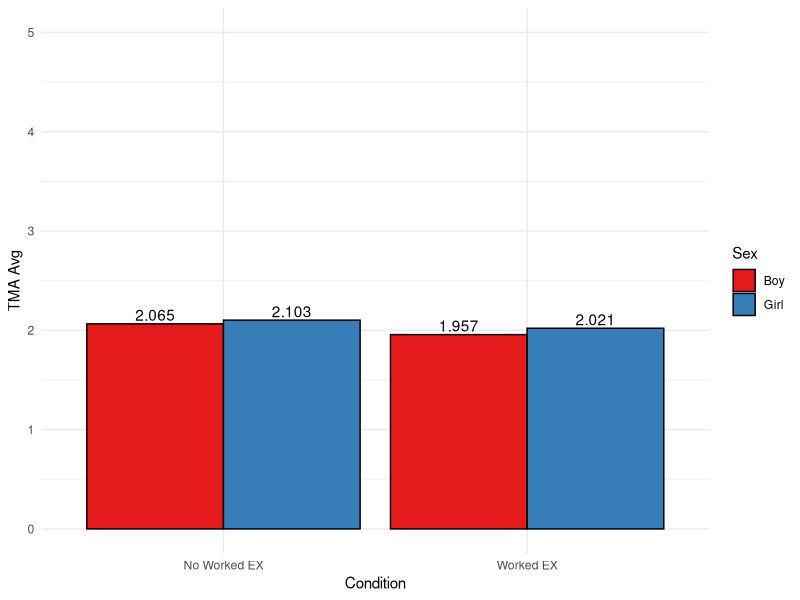
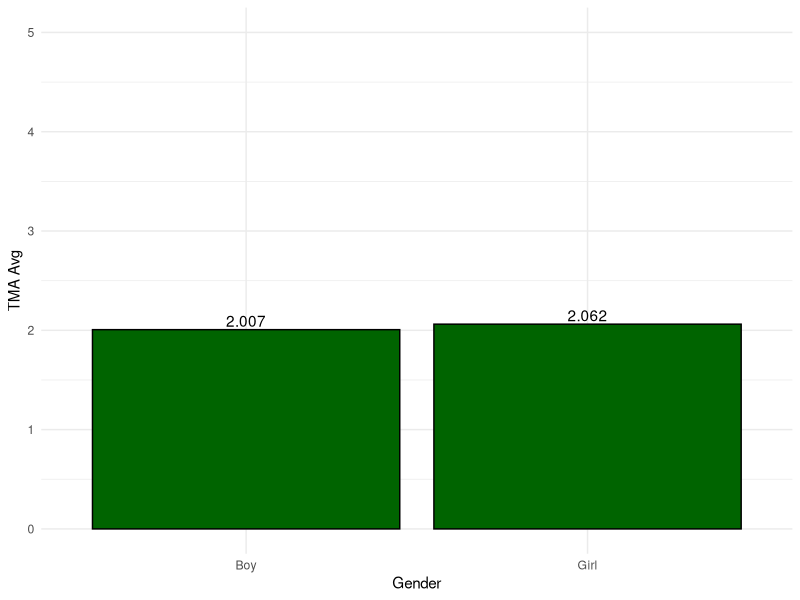
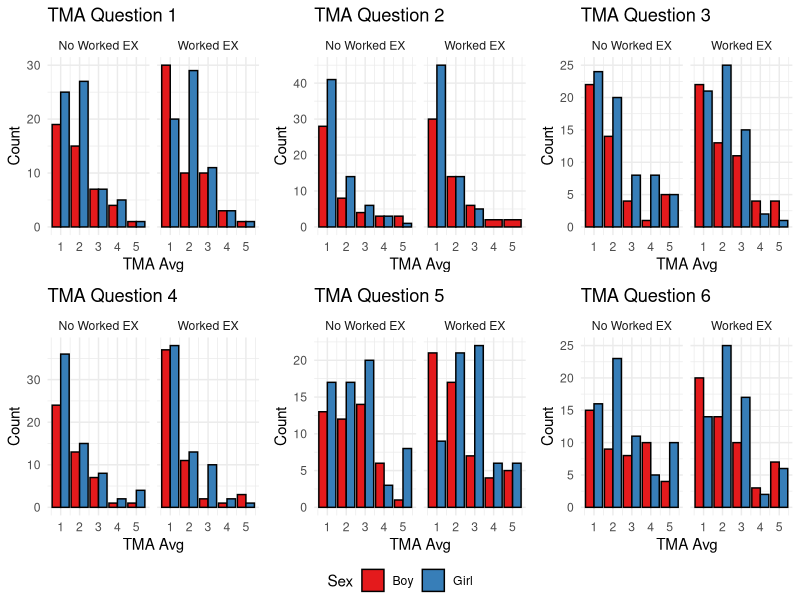
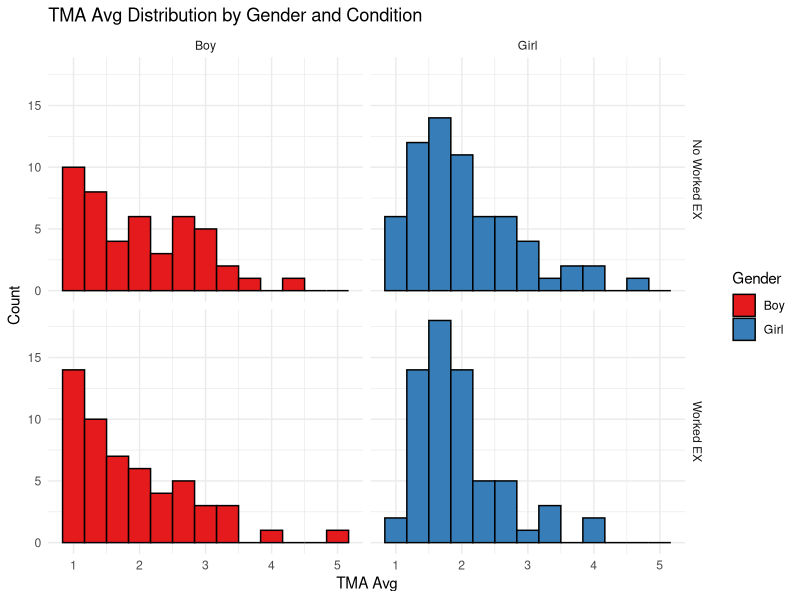
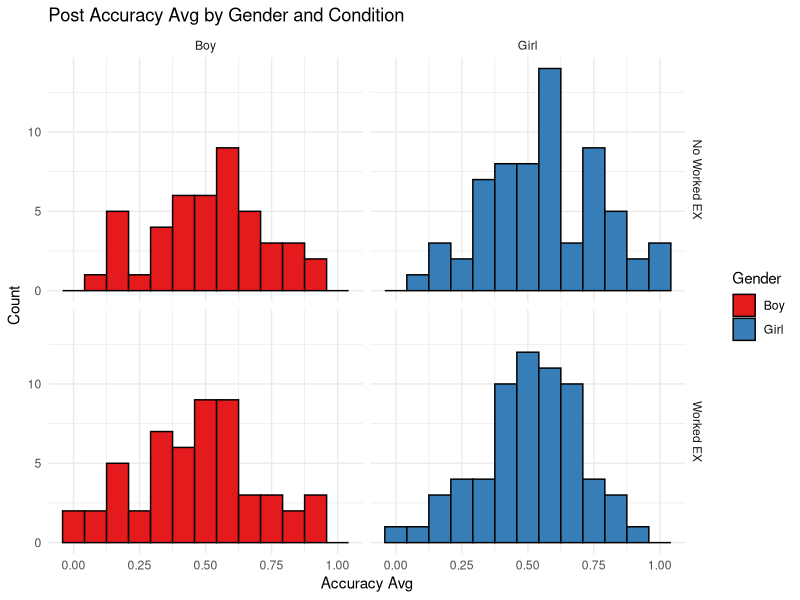
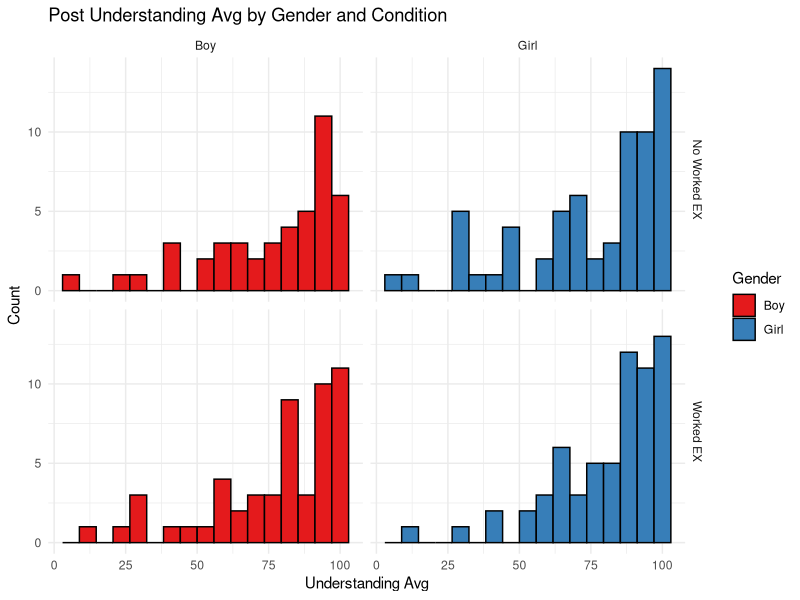
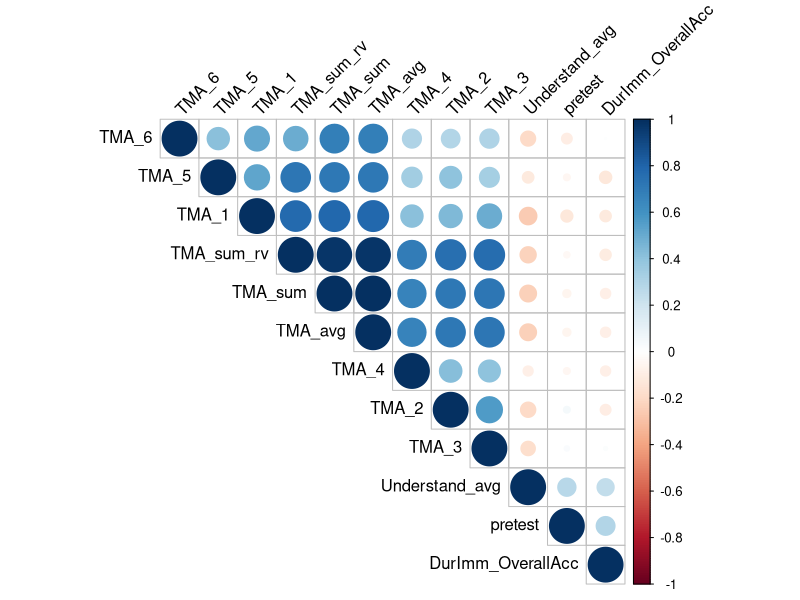

These charts were generated, in order, by the following R code:
## ---- chunk 1
library(tidyverse)
library(gridExtra)
library(ggpubr)
library(corrplot)
## ---- chunk 2
df <- readxl::read_xlsx('../../../../data/math-anxiety-raw-data.xlsx')
## ---- chunk 3
df1 <- df %>% select(contains("tma"), chicago, Sex, Condition) %>% 
  na.omit() %>% filter(Condition == 1 | Condition == 2)
df1$Condition[df1$Condition == 2] <- 0
df1$Sex[df1$Sex == 1] <- "boy"
df1$Sex[df1$Sex == 2] <- "girl"
df1$chicago <- as.factor(df1$chicago)
df1$Sex <- as.factor(df1$Sex)
## ---- chunk 4
df1 %>% group_by(Sex, Condition) %>% 
  summarize(tma_avg = mean(TMA_avg)) %>% 
  ggplot(aes(x = Condition, y = tma_avg, fill = Sex)) +
  geom_bar(position = "dodge", stat = "identity", color = "black") +
  geom_text(aes(label=round(tma_avg, 3)), position=position_dodge(width=0.9), 
            vjust=-0.25) +
  scale_x_discrete(labels=c("No Worked EX", "Worked EX")) +
  scale_fill_brewer(palette="Set1", labels = c("Boy", "Girl")) +
  theme_minimal() +
  labs("Average Comparison by Gender and Condition", x = "Condition",
       y = "TMA Avg") +
  ylim(0,5)
## ---- chunk 5
df1 %>% group_by(Sex) %>% 
  summarize(tma_avg = mean(TMA_avg)) %>% 
  ggplot(aes(x = Sex, y = tma_avg)) +
  geom_bar(position = "dodge", stat = "identity",
           fill = "darkgreen", color = "black") +
  geom_text(aes(label=round(tma_avg, 3)), position=position_dodge(width=0.9), 
            vjust=-0.25) +
  scale_x_discrete(labels=c("Boy", "Girl")) +
  theme_minimal() +
  labs("Average Comparison by Gender", x = "Gender",
       y = "TMA Avg") +
  ylim(0,5)
## ---- chunk 6
# Facet names for Condition and Gender
cond <- c("No Worked EX", "Worked EX")
names(cond) <- c(0, 1)
gender <- c("Boy", "Girl")
names(gender) <- c("boy", "girl")
## ---- chunk 7
tma1 <- df1 %>% 
  ggplot(aes(x = TMA_1, fill = Sex)) +
  geom_bar(color = "black",position = "dodge") +
  facet_grid(.~Condition,
             labeller = labeller(Condition = cond)) +
  scale_fill_brewer(palette="Set1", labels = c("Boy", "Girl")) +
  labs(title = "TMA Question 1", x = "TMA Avg", y = "Count") +
  theme_minimal() 
tma2 <- df1 %>% 
  ggplot(aes(x = TMA_2, fill = Sex)) +
  geom_bar(color = "black",position = "dodge") +
  facet_grid(.~Condition,
             labeller = labeller(Condition = cond)) +
  scale_fill_brewer(palette="Set1", labels = c("Boy", "Girl")) +
  labs(title = "TMA Question 2", x = "TMA Avg", y = "Count") +
  theme_minimal() 
tma3 <- df1 %>% 
  ggplot(aes(x = TMA_3, fill = Sex)) +
  geom_bar(color = "black",position = "dodge") +
  facet_grid(.~Condition,
             labeller = labeller(Condition = cond)) +
  scale_fill_brewer(palette="Set1", labels = c("Boy", "Girl")) +
  labs(title = "TMA Question 3", x = "TMA Avg", y = "Count") +
  theme_minimal() 
tma4 <- df1 %>% 
  ggplot(aes(x = TMA_4, fill = Sex)) +
  geom_bar(color = "black",position = "dodge") +
  facet_grid(.~Condition,
             labeller = labeller(Condition = cond)) +
  scale_fill_brewer(palette="Set1", labels = c("Boy", "Girl")) +
  labs(title = "TMA Question 4", x = "TMA Avg", y = "Count") +
  theme_minimal() 
tma5 <- df1 %>% 
  ggplot(aes(x = TMA_5, fill = Sex)) +
  geom_bar(color = "black",position = "dodge") +
  facet_grid(.~Condition,
             labeller = labeller(Condition = cond)) +
  scale_fill_brewer(palette="Set1", labels = c("Boy", "Girl")) +
  labs(title = "TMA Question 5", x = "TMA Avg", y = "Count") +
  theme_minimal() 
tma6 <- df1 %>% 
  ggplot(aes(x = TMA_6, fill = Sex)) +
  facet_grid(.~Condition,
             labeller = labeller(Condition = cond)) +
  geom_bar(bins = 20, color = "black",
           position = "dodge") +
  scale_fill_brewer(palette="Set1", labels = 
                      c("Boy", "Girl")) +
  labs(title = "TMA Question 6", x = "TMA Avg", y = "Count") +
  theme_minimal() 
## ---- chunk 8
tma_dist <- ggarrange(tma1, tma2, tma3, tma4, tma5, tma6, 
          common.legend = TRUE, legend="bottom", ncol = 3, nrow = 2)
tma_dist
## ---- chunk 9
df1 %>% filter(TMA_2 > 3 & Condition == 1) %>% 
  count(Sex)
## ---- chunk 10
df1 %>% 
  ggplot(aes(TMA_avg, fill = Sex)) +
  geom_histogram(bins = 13, color = "black") +
  facet_grid(Condition ~ Sex,
             labeller = labeller(Condition = cond,
                                 Sex = gender)) +
  theme_minimal() +
  labs(title = "TMA Avg Distribution by Gender and Condition", 
       x = "TMA Avg", y = "Count", fill = "Gender") +
   scale_fill_brewer(palette="Set1", labels = 
                      c("Boy", "Girl")) 
## ---- chunk 11
df2 <- df %>% select(Sex, Condition, pretest, chicago, contains("tma"),
                      DurImm_OverallAcc, Understand_avg) %>% 
        na.omit()
df2$Condition[df2$Condition == 2] <- 0
df2$Sex[df2$Sex == 1] <- "boy"
df2$Sex[df2$Sex == 2] <- "girl"
df2$Sex <- as.factor(df2$Sex)
df2$chicago <- as.factor(df2$chicago)
## ---- chunk 12
df2 %>% ggplot(aes(x = DurImm_OverallAcc, fill = Sex)) +
  geom_histogram(bins = 13, color = "black") +
  facet_grid(Condition ~ Sex,
             labeller = labeller(Condition = cond,
                                 Sex = gender)) +
   theme_minimal() +
  labs(title = "Post Accuracy Avg by Gender and Condition", 
       x = "Accuracy Avg", y = "Count", fill = "Gender") +
   scale_fill_brewer(palette="Set1", labels = 
                      c("Boy", "Girl")) 
## ---- chunk 13
df2 %>% ggplot(aes(x =  Understand_avg, fill = Sex)) +
  geom_histogram(bins = 17, color = "black") +
  facet_grid(Condition ~ Sex,
             labeller = labeller(Condition = cond,
                                 Sex = gender)) +
   theme_minimal() +
  labs(title = "Post Understanding Avg by Gender and Condition", 
       x = "Understanding Avg", y = "Count", fill = "Gender") +
   scale_fill_brewer(palette="Set1", labels = 
                      c("Boy", "Girl")) 
## ---- chunk 14
glimpse(df2)
## ---- chunk 15
res <- df2 %>% select(pretest, contains("TMA"), DurImm_OverallAcc, Understand_avg) %>% cor() %>% round(3)
## ---- chunk 16
corrplot(res, type = "upper", order = "hclust", 
         tl.col = "black", tl.srt = 45)
